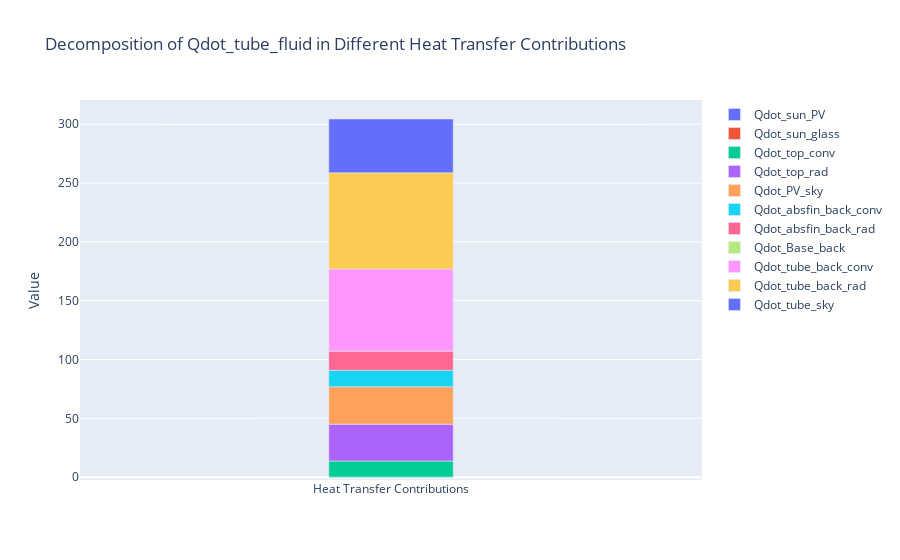

This figure's notebook cell:
### Code cell
ht_signs = {'Qdot_sun_PV':1, 'Qdot_sun_glass':1, 'Qdot_top_conv':-1, 'Qdot_top_rad':-1, 'Qdot_PV_sky':-1, 'Qdot_absfin_back_conv':-1, 'Qdot_absfin_back_rad':-1, 'Qdot_Base_back':-1, 'Qdot_tube_back_conv':-1, 'Qdot_tube_back_rad':-1, 'Qdot_tube_sky':-1}
ht_labels = ['Qdot_sun_PV', 'Qdot_sun_glass', 'Qdot_top_conv', 'Qdot_top_rad', 'Qdot_PV_sky', 'Qdot_absfin_back_conv', 'Qdot_absfin_back_rad', 'Qdot_Base_back', 'Qdot_tube_back_conv', 'Qdot_tube_back_rad', 'Qdot_tube_sky']
data = {key:ht_signs[key]*df_one[key].values[0] for key in ht_labels}

# Adjusted approach for a single-column histogram with offset bars
fig = go.Figure()

# Initialize cumulative sums for positive and negative values
cumulative_positive = 0
cumulative_negative = 0

for key, value in data.items():
    if value >= 0:
        # For positive values, start from the last positive cumulative sum
        base = cumulative_positive
        cumulative_positive += value
    else:
        # For negative values, start from the last negative cumulative sum
        base = cumulative_negative
        cumulative_negative += value
    
    fig.add_trace(go.Bar(
        x=["Heat Transfer Contributions"],
        y=[value],
        name=key,
        width=0.2,
        base=base  # Set the starting point of the bar
    ))

# Update the layout
fig.update_layout(
    title="Decomposition of Qdot_tube_fluid in Different Heat Transfer Contributions",
    yaxis_title="Value",
    barmode="overlay"  # Overlay the bars
)

# Show the figure
fig.show()

### Figure 1 — Plotly figure (JSON) as saved in the notebook; plotly's stock layout.template omitted (floating-point values rounded to 4 significant figures)
{"data": [{"base": 0, "name": "Qdot_sun_PV", "type": "bar", "width": 0.2, "x": ["Heat Transfer Contributions"], "y": [0]}, {"base": 0, "name": "Qdot_sun_glass", "type": "bar", "width": 0.2, "x": ["Heat Transfer Contributions"], "y": [0]}, {"base": 0, "name": "Qdot_top_conv", "type": "bar", "width": 0.2, "x": ["Heat Transfer Contributions"], "y": [13.71]}, {"base": 13.71, "name": "Qdot_top_rad", "type": "bar", "width": 0.2, "x": ["Heat Transfer Contributions"], "y": [31.3]}, {"base": 45.01, "name": "Qdot_PV_sky", "type": "bar", "width": 0.2, "x": ["Heat Transfer Contributions"], "y": [31.74]}, {"base": 76.75, "name": "Qdot_absfin_back_conv", "type": "bar", "width": 0.2, "x": ["Heat Transfer Contributions"], "y": [14.06]}, {"base": 90.8, "name": "Qdot_absfin_back_rad", "type": "bar", "width": 0.2, "x": ["Heat Transfer Contributions"], "y": [16.47]}, {"base": 107.3, "name": "Qdot_Base_back", "type": "bar", "width": 0.2, "x": ["Heat Transfer Contributions"], "y": [0]}, {"base": 107.3, "name": "Qdot_tube_back_conv", "type": "bar", "width": 0.2, "x": ["Heat Transfer Contributions"], "y": [69.75]}, {"base": 177.0, "name": "Qdot_tube_back_rad", "type": "bar", "width": 0.2, "x": ["Heat Transfer Contributions"], "y": [81.74]}, {"base": 258.8, "name": "Qdot_tube_sky", "type": "bar", "width": 0.2, "x": ["Heat Transfer Contributions"], "y": [45.7]}], "layout": {"barmode": "overlay", "title": {"text": "Decomposition of Qdot_tube_fluid in Different Heat Transfer Contributions"}, "yaxis": {"title": {"text": "Value"}}}}
